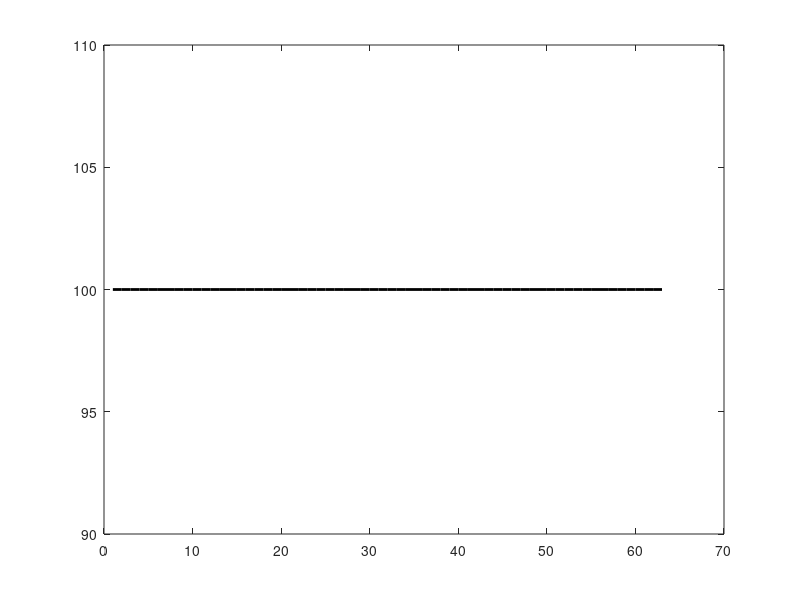

Source code (MATLAB):
n = 64;
w = 2/3;
T = eye(n-1)*(1-w);
T(1:n-2,2:n-1) = T(1:n-2,2:n-1) + eye(n-2)*(w/2);
T(2:n-1,1:n-2) = T(2:n-1,1:n-2) + eye(n-2)*(w/2);
x = 1:n-1;
y = x;
for k = 1:n-1
    w = mode(n,k);
    wk = w;
    iter = 0;
    for i = 1:100
        w = T*w;
        iter = iter+1;
        if norm(w)/norm(wk)<0.01
            break;
        end
    end
    y(k) = iter;
end
plot(x,y,'k','LineWidth',2);